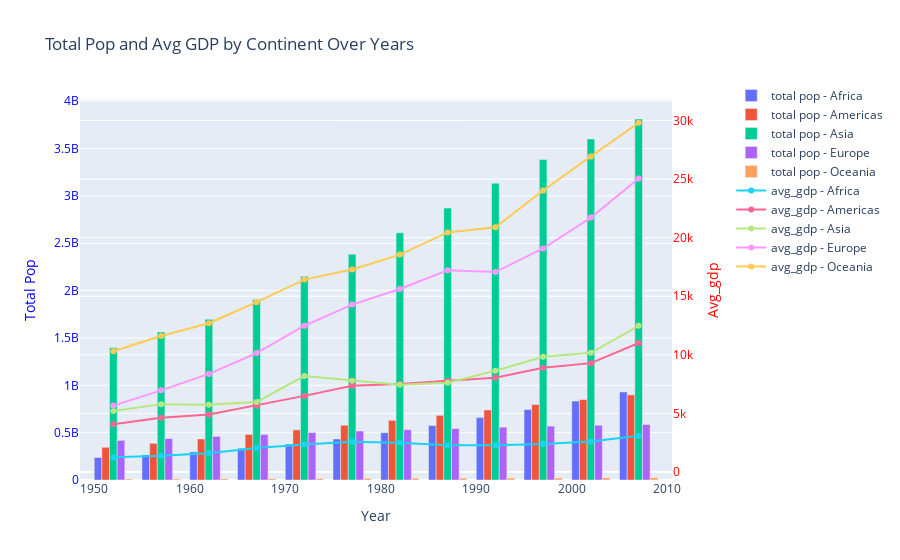

Write notebook code for a chart like this one.
### Code cell
fig = go.Figure()
for continent in df8['continent'].unique():
    df_continent = df8[df8['continent']== continent]
    fig.add_trace(go.Bar(x= df_continent['year'], y=df_continent['total_pop'], name = f'total pop - {continent}', yaxis='y1'))
for continent in df8['continent'].unique():
    df_continent = df8[df8['continent']== continent]
    fig.add_trace(go.Scatter(x= df_continent['year'], y= df_continent['avg_gdp'],mode='lines+markers', name = f'avg_gdp - {continent}', yaxis='y2'))
fig.update_layout(
    title = 'Total Pop and Avg GDP by Continent Over Years',
    xaxis_title = 'Year',
    yaxis= dict( title = 'Total Pop', titlefont = dict(color = 'blue'), tickfont= dict(color='blue')),
    yaxis2 = dict( title = 'Avg_gdp', titlefont = dict(color = 'red'), tickfont= dict(color='red'), overlaying= 'y', side= 'right'),
    legend= dict(x=1.1, y=1.05),
    barmode='group'
)

fig.show()

### Figure 1 — Plotly figure (JSON) as saved in the notebook; plotly's stock layout.template omitted (floating-point values rounded to 4 significant figures)
{"data": [{"name": "total pop - Africa", "type": "bar", "x": [1952, 1957, 1962, 1967, 1972, 1977, 1982, 1987, 1992, 1997, 2002, 2007], "y": [237640501, 264837738, 296516865, 335289489, 379879541, 433061021, 499348587, 574834110, 659081517, 743832984, 833723916, 929539692], "yaxis": "y"}, {"name": "total pop - Americas", "type": "bar", "x": [1952, 1957, 1962, 1967, 1972, 1977, 1982, 1987, 1992, 1997, 2002, 2007], "y": [345152446, 386953916, 433270254, 480746623, 529384210, 578067699, 630290920, 682753971, 739274104, 796900410, 849772762, 898871184], "yaxis": "y"}, {"name": "total pop - Asia", "type": "bar", "x": [1952, 1957, 1962, 1967, 1972, 1977, 1982, 1987, 1992, 1997, 2002, 2007], "y": [1395357351, 1562780599, 1696357182, 1905662900, 2150972248, 2384513556, 2610135582, 2871220762, 3133292191, 3383285500, 3601802203, 3811953827], "yaxis": "y"}, {"name": "total pop - Europe", "type": "bar", "x": [1952, 1957, 1962, 1967, 1972, 1977, 1982, 1987, 1992, 1997, 2002, 2007], "y": [418120846, 437890351, 460355155, 481178958, 500635059, 517164531, 531266901, 543094160, 558142797, 568944148, 578223869, 586098529], "yaxis": "y"}, {"name": "total pop - Oceania", "type": "bar", "x": [1952, 1957, 1962, 1967, 1972, 1977, 1982, 1987, 1992, 1997, 2002, 2007], "y": [10686006, 11941976, 13283518, 14600414, 16106100, 17239000, 18394850, 19574415, 20919651, 22241430, 23454829, 24549947], "yaxis": "y"}, {"mode": "lines+markers", "name": "avg_gdp - Africa", "type": "scatter", "x": [1952, 1957, 1962, 1967, 1972, 1977, 1982, 1987, 1992, 1997, 2002, 2007], "y": [1253.0, 1385.0, 1598.0, 2050.0, 2340.0, 2586.0, 2482.0, 2283.0, 2282.0, 2379.0, 2599.0, 3089.0], "yaxis": "y2"}, {"mode": "lines+markers", "name": "avg_gdp - Americas", "type": "scatter", "x": [1952, 1957, 1962, 1967, 1972, 1977, 1982, 1987, 1992, 1997, 2002, 2007], "y": [4079.0, 4616.0, 4902.0, 5668.0, 6491.0, 7352.0, 7507.0, 7793.0, 8045.0, 8889.0, 9288.0, 11000.0], "yaxis": "y2"}, {"mode": "lines+markers", "name": "avg_gdp - Asia", "type": "scatter", "x": [1952, 1957, 1962, 1967, 1972, 1977, 1982, 1987, 1992, 1997, 2002, 2007], "y": [5195.0, 5788.0, 5729.0, 5971.0, 8187.0, 7791.0, 7434.0, 7608.0, 8640.0, 9834.0, 10170.0, 12470.0], "yaxis": "y2"}, {"mode": "lines+markers", "name": "avg_gdp - Europe", "type": "scatter", "x": [1952, 1957, 1962, 1967, 1972, 1977, 1982, 1987, 1992, 1997, 2002, 2007], "y": [5661.0, 6963.0, 8365.0, 10140.0, 12480.0, 14280.0, 15620.0, 17210.0, 17060.0, 19080.0, 21710.0, 25050.0], "yaxis": "y2"}, {"mode": "lines+markers", "name": "avg_gdp - Oceania", "type": "scatter", "x": [1952, 1957, 1962, 1967, 1972, 1977, 1982, 1987, 1992, 1997, 2002, 2007], "y": [10300.0, 11600.0, 12700.0, 14500.0, 16420.0, 17280.0, 18550.0, 20450.0, 20890.0, 24020.0, 26940.0, 29810.0], "yaxis": "y2"}], "layout": {"barmode": "group", "legend": {"x": 1.1, "y": 1.05}, "title": {"text": "Total Pop and Avg GDP by Continent Over Years"}, "xaxis": {"title": {"text": "Year"}}, "yaxis": {"tickfont": {"color": "blue"}, "title": {"font": {"color": "blue"}, "text": "Total Pop"}}, "yaxis2": {"overlaying": "y", "side": "right", "tickfont": {"color": "red"}, "title": {"font": {"color": "red"}, "text": "Avg_gdp"}}}}
